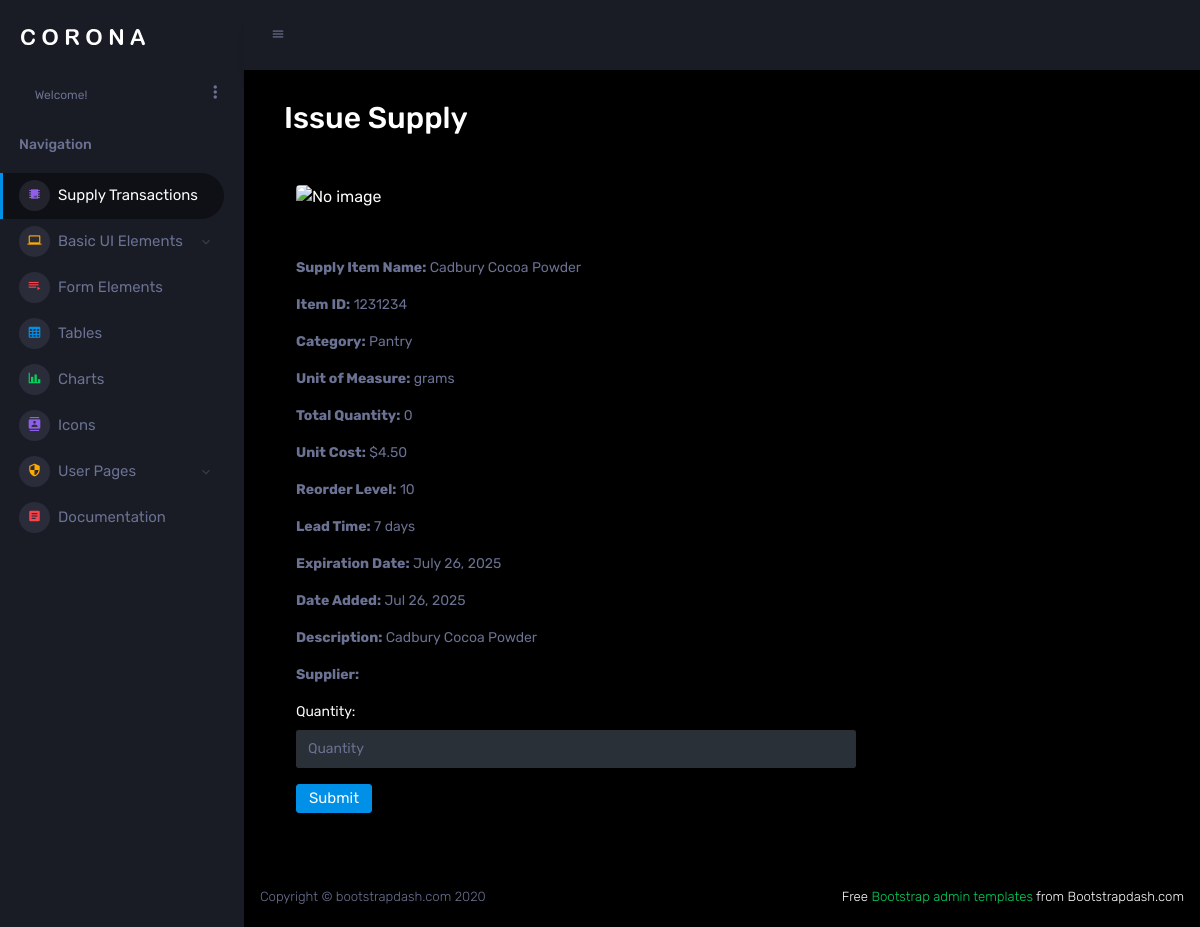
Before: /supplyitem/2/transaction/deliver/ (signed in) with the older database file.
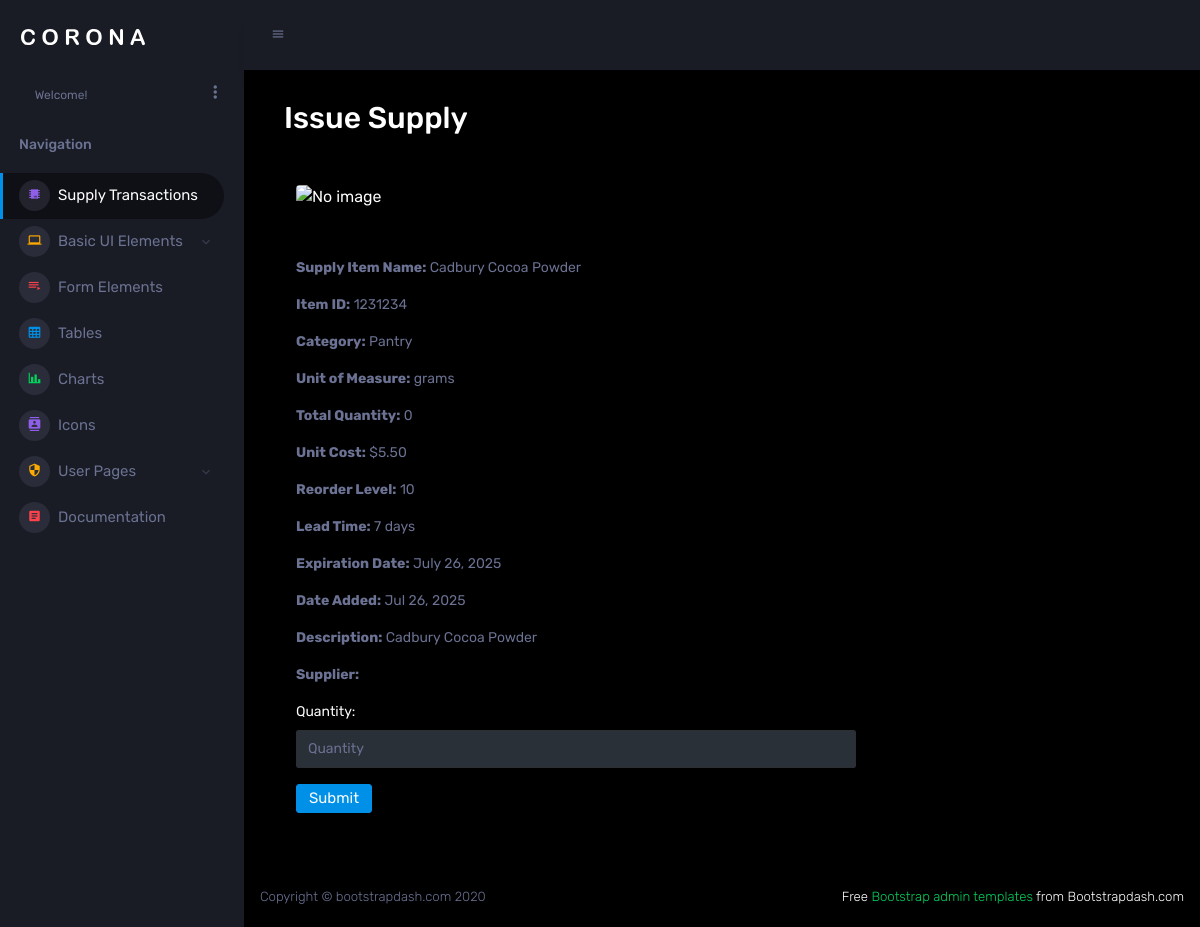
After: the same page with the newer database file.
### supply/models.py (models this page shows, shortened)
class SupplyItem(models.Model):
    STATUS_CHOICES = [
        ('active', 'Active'),
        ('inactive', 'Inactive'),
        ('discontinued', 'Discontinued'),
    ]
    item_id = models.CharField(max_length=100, unique=True)  # SKU or barcode
    name = models.CharField(max_length=255)
    quantity = models.PositiveIntegerField(default=0)
    description = models.TextField(blank=True, null=True)
    category = models.CharField(max_length=100)
    unit_of_measure = models.CharField(max_length=50)
    reorder_level = models.PositiveIntegerField(default=10)
    unit_cost = models.DecimalField(max_digits=10, decimal_places=2)
    status = models.CharField(max_length=20, choices=STATUS_CHOICES, default='active')
    supply_image = models.ImageField(upload_to='supply_images/', blank=True, null=True)
    lead_time_days = models.PositiveIntegerField(default=7)
    expiration_date = models.DateField(blank=True, null=True)
    date_added = models.DateTimeField(auto_now_add=True)
    last_updated = models.DateTimeField(auto_now=True)
    created_at = models.DateTimeField(auto_now_add=True)
    updated_at = models.DateTimeField(auto_now=True)
    class Meta:
        ordering = ['name']
        verbose_name = 'Supply Item'
        verbose_name_plural = 'Supply Items'

### supply/views.py (the view)
# urls.py: path('supplyitem/<int:pk>/transaction/deliver/', views.supplyitem_transaction_deliver, name='supplyitem_transaction_deliver'),
@permission_required('supply.add_supplyitemtransaction', raise_exception=True)
def supplyitem_transaction_deliver(request, pk):
    supply_item = get_object_or_404(SupplyItem, pk=pk)
    if request.method == 'POST':
        form = SupplyItemTransactionForm(request.POST)
        if form.is_valid():
            transaction = form.save(commit=False)
            transaction.supply_item = supply_item
            transaction.transaction_type = 'issue'
            transaction.transaction_date = datetime.now()
            transaction.initiated_by = request.user  # uses `related_name='initiated_transactions'`
            transaction.save()
            return redirect('supplyitem_detail', pk=supply_item.pk)
    else:
        form = SupplyItemTransactionForm()
    return render(request, 'supply/supplyitem_transaction.html', {
        'form': form,
        'supply_item': supply_item
    })

### supply/forms.py
class SupplyItemTransactionForm(forms.ModelForm):
    class Meta:
        model = SupplyItemTransaction
        fields = [
            'quantity',
        ]
        widgets = {
            'quantity': forms.NumberInput(attrs={'class': 'form-control', 'placeholder': 'Quantity'}),
        }

### assets/templates/supply/supplyitem_transaction.html (shortened to what this page needs)
{% extends "base/base.html" %}
{% load static %}
{% block content %}
<div class="container">
    <h2 class="text-start mb-5">Issue Supply </h2>
    <form method="post">
        <div class="col-md-8  text-start">
            {% if supply_item.supply_image %}
                <img src="{{ supply_item.supply_image.url }}" alt="{{ supply_item.name }}" class="img-fluid rounded" style="max-height: 200px;">
            {% else %}
                <img src="{% static 'images/default-supply.png' %}" alt="No image" class="img-fluid rounded" style="max-height: 200px;">
            {% endif %}
            <p class="text-muted mt-5 mb-3"><strong>Supply Item Name:</strong> {{ supply_item.name }}</p>
            <p class="text-muted mb-3"><strong>Item ID:</strong> {{ supply_item.item_id }}</p>
            <p class="text-muted mb-3"><strong>Category:</strong> {{ supply_item.category }}</p>
            <p class="text-muted mb-3"><strong>Unit of Measure:</strong> {{ supply_item.unit_of_measure }}</p>
            <p class="text-muted mb-3"><strong>Total Quantity:</strong> {{ supply_item.quantity }}</p>
            <p class="text-muted mb-3"><strong>Unit Cost:</strong> ${{ supply_item.unit_cost }}</p>
            <p class="text-muted mb-3"><strong>Reorder Level:</strong> {{ supply_item.reorder_level }}</p>
            <p class="text-muted mb-3"><strong>Lead Time:</strong> {{ supply_item.lead_time_days }} days</p>
            {% if supply_item.expiration_date %}
                <p class="text-muted mb-3"><strong>Expiration Date:</strong> {{ supply_item.expiration_date }}</p>
            {% endif %}
            <p class="text-muted mb-3"><strong>Date Added:</strong> {{ supply_item.date_added|date:"M d, Y" }}</p>
            <p class="text-muted mb-3">
                <strong>Description:</strong> {{ supply_item.description|default:"No description available." }}
            </p>
            <p class="text-muted mb-3">
                <strong>Supplier:</strong> {{ supply_item.supplier }}
            </p>
            {{ form.as_p }}
            <button type="submit" class="btn btn-primary">Submit</button>
        </div>
    </form>
</div>
{% endblock %}

Changed rows visible on the page:
changed SupplyItem "Cadbury Cocoa Powder": unit_cost "4.50" → "5.50"
